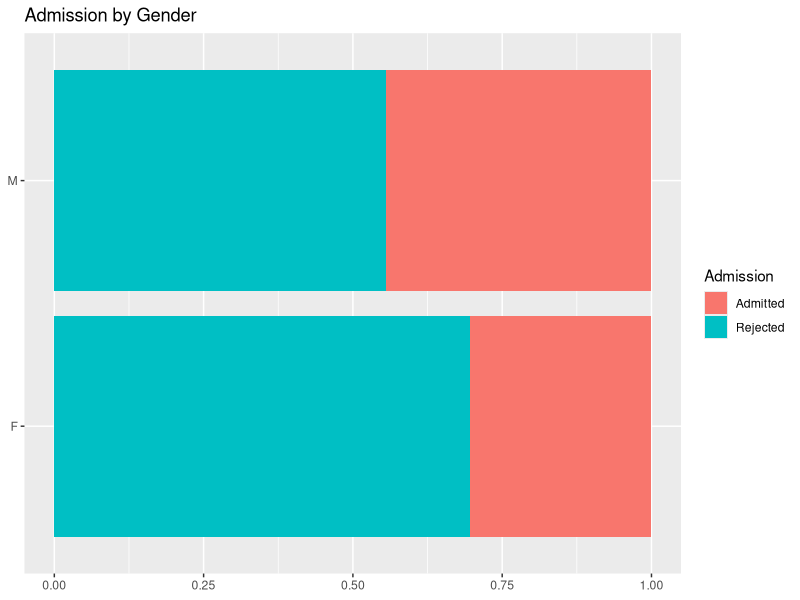

This chart was generated by the following R code:
library(broom)
library(ggplot2)
library(dplyr)
library(tidyverse)
library(scales)
library(tibble)
library(tidyr)

ucb_data_full <- read.csv("berkeley.csv",header=TRUE)

ls.str(ucb_data_full)

ucb_3d <- xtabs(~ Admission + Sex + Major, data = ucb_data_full)

ucb_2d <- xtabs(~ Admission + Sex, data = ucb_data_full)

addmargins(ucb_2d)

prop.table(ucb_2d)

# Calculate sum across rows
margin.table(ucb_2d, margin = 1)

my_ucb <- margin.table(ucb_3d, c(1,2))

ucb_data_full_df <- as.data.frame(ucb_data_full)

summary(ucb_data_full_df)

# Using a predefined vector
rows_to_keep <- c('A', 'B', 'C', 'D', 'E', 'F')

# 1. Filter, select, and save to a new data frame
ucb_data_full_filtered <- ucb_data_full %>% 
  filter(Major %in% rows_to_keep) %>%
  mutate(Admission = ifelse(Admission == "Accepted", "Admitted", Admission))

summary(ucb_data_full_filtered)

str(ucb_data_full_filtered)

ucb_3d <- xtabs(~ Admission + Sex + Major, data = ucb_data_full_filtered)

head(ucb_data_full_filtered)

ucb_data_full_filtered %>%
  count(Sex, Admission) %>%
  group_by(Sex) %>%
  mutate(prop_admit = n / sum(n))

ggplot(ucb_data_full_filtered, aes(y=Sex, fill = Admission)) +
  geom_bar(position = "fill") +
  labs(title = "Admission by Gender", y = NULL, x = NULL)

ucb_data_full_filtered %>%
  count(Major, Sex, Admission) %>%
  pivot_wider(names_from = Major, values_from = n)

head(UCBAdmissions)
